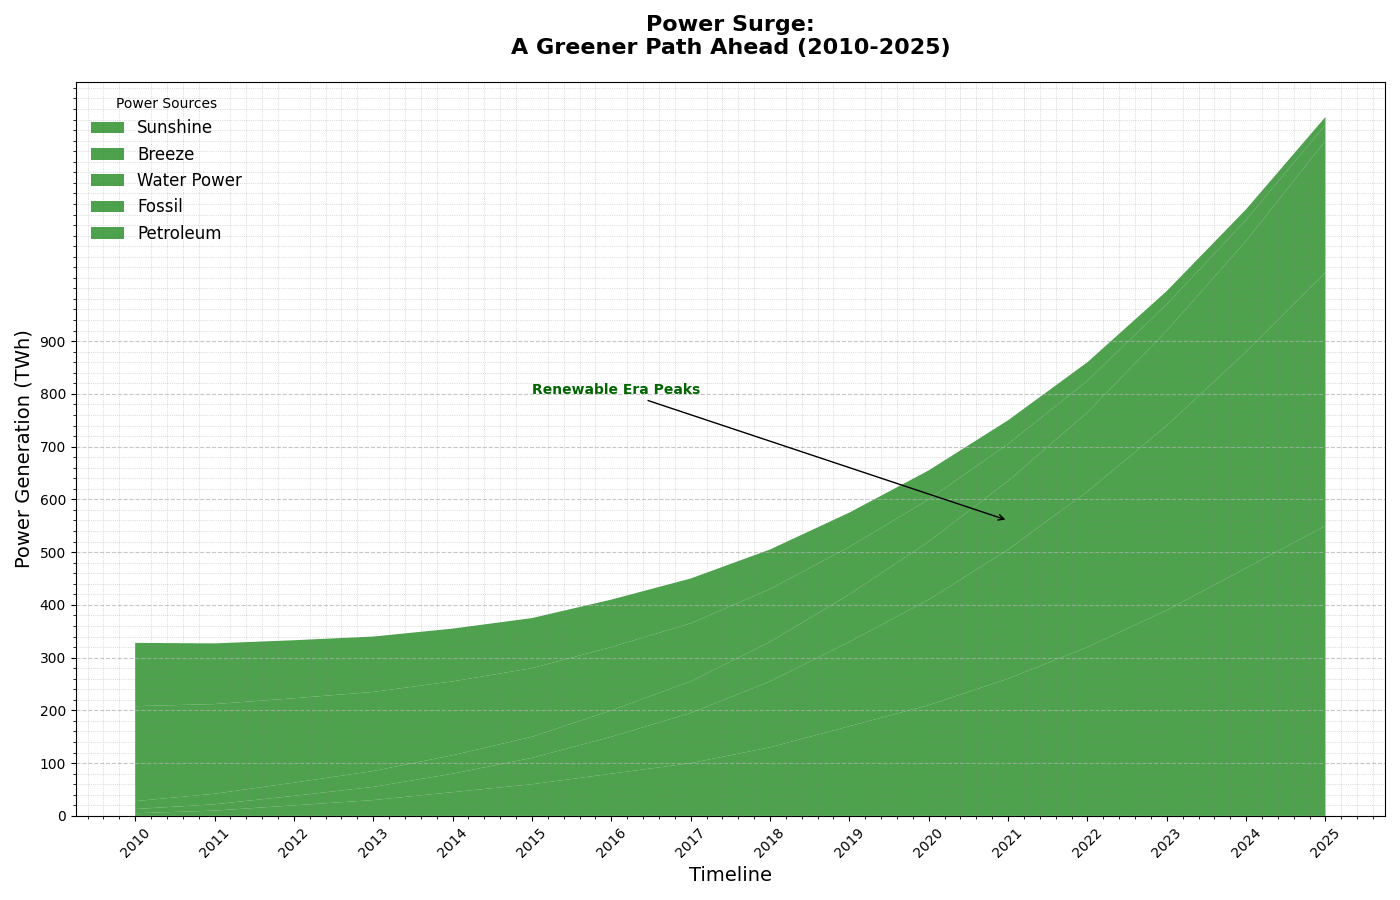

The script that drew this image:
import matplotlib.pyplot as plt
import numpy as np

years = np.arange(2010, 2026)

solar_energy = [5, 10, 20, 30, 45, 60, 80, 100, 130, 170, 210, 260, 320, 390, 470, 550]
wind_energy = [8, 12, 18, 25, 35, 50, 70, 95, 125, 160, 200, 245, 295, 350, 410, 480]
hydro_energy = [15, 20, 25, 30, 35, 40, 50, 60, 75, 90, 110, 130, 150, 180, 210, 250]
coal_energy = [180, 170, 160, 150, 140, 130, 120, 110, 100, 90, 80, 70, 60, 50, 40, 30]
oil_energy = [120, 115, 110, 105, 100, 95, 90, 85, 75, 65, 55, 45, 35, 25, 20, 15]

stacked_data = np.vstack([solar_energy, wind_energy, hydro_energy, coal_energy, oil_energy])

single_color = '#228B22'  # Using a single color for all data groups

plt.figure(figsize=(14, 9))

plt.stackplot(years, stacked_data, labels=['Sunshine', 'Breeze', 'Water Power', 'Fossil', 'Petroleum'], colors=[single_color]*5, alpha=0.8)

plt.title('Power Surge:\nA Greener Path Ahead (2010-2025)', fontsize=16, weight='bold', pad=20)
plt.xlabel('Timeline', fontsize=14)
plt.ylabel('Power Generation (TWh)', fontsize=14)
plt.legend(loc='upper left', title='Power Sources', fontsize=12, frameon=False)

plt.xticks(years, rotation=45)
plt.yticks(np.arange(0, 1000, 100))

plt.grid(axis='y', linestyle='--', alpha=0.7)
plt.minorticks_on()
plt.grid(which='minor', linestyle=':', linewidth='0.5', color='gray', alpha=0.5)

plt.annotate('Renewable Era Peaks', xy=(2021, 560), xytext=(2015, 800),
             arrowprops=dict(facecolor='black', arrowstyle='->'), fontsize=10, weight='bold', color='darkgreen')

plt.tight_layout()
plt.show()
